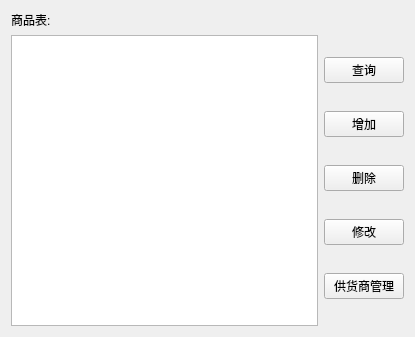
<?xml version="1.0" encoding="UTF-8"?>
<ui version="4.0">
 <class>Form</class>
 <widget class="QWidget" name="Form">
  <property name="geometry">
   <rect>
    <x>0</x>
    <y>0</y>
    <width>415</width>
    <height>337</height>
   </rect>
  </property>
  <property name="windowTitle">
   <string>Form</string>
  </property>
  <layout class="QGridLayout" name="gridLayout">
   <item row="0" column="0">
    <layout class="QVBoxLayout" name="verticalLayout_2">
     <item>
      <widget class="QLabel" name="label">
       <property name="text">
        <string>商品表:</string>
       </property>
      </widget>
     </item>
     <item>
      <layout class="QHBoxLayout" name="horizontalLayout">
       <item>
        <widget class="QTableWidget" name="tableWidget"/>
       </item>
       <item>
        <layout class="QVBoxLayout" name="verticalLayout">
         <item>
          <widget class="QPushButton" name="pushButton_2">
           <property name="text">
            <string>查询</string>
           </property>
          </widget>
         </item>
         <item>
          <widget class="QPushButton" name="pushButton_4">
           <property name="text">
            <string>增加</string>
           </property>
          </widget>
         </item>
         <item>
          <widget class="QPushButton" name="pushButton_3">
           <property name="text">
            <string>删除</string>
           </property>
          </widget>
         </item>
         <item>
          <widget class="QPushButton" name="pushButton_5">
           <property name="text">
            <string>修改</string>
           </property>
          </widget>
         </item>
         <item>
          <widget class="QPushButton" name="pushButton">
           <property name="text">
            <string>供货商管理</string>
           </property>
          </widget>
         </item>
        </layout>
       </item>
      </layout>
     </item>
    </layout>
   </item>
  </layout>
 </widget>
 <resources/>
 <connections/>
</ui>
